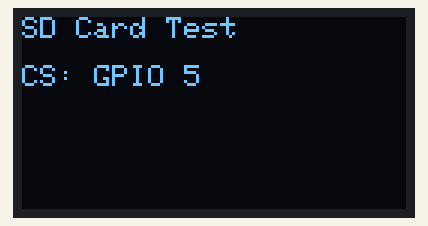
Bench run of a sketch on a simulated ESP32. On the bench: 128×64 one-colour display. Storage starts empty.

Above: at 1.1 s.
At 3.1 s:
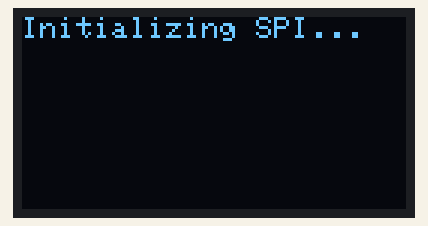
At 3.7 s:
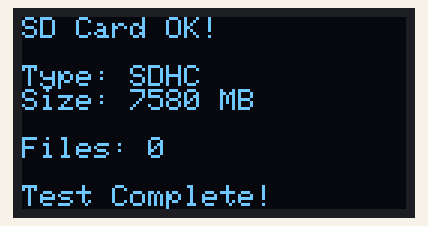

Measured:
- what the display in image 0 shows lasts 2.0 s, from 1.1 s to 3.1 s
- what the display in image 1 shows lasts 0.5 s, from 3.1 s to 3.6 s

The sketch:

sd_test.ino
```cpp
#include <SD.h>
#include <SPI.h>
#include <Wire.h>
#include <Adafruit_GFX.h>
#include <Adafruit_SH110X.h>

// Display settings
#define SCREEN_WIDTH 128
#define SCREEN_HEIGHT 64
#define SDA_PIN 21
#define SCL_PIN 22

// Try different CS pins - uncomment one at a time to test
#define SD_CS 5    // Currently testing GPIO 5
// #define SD_CS 33   // Try this if 5 doesn't work
// #define SD_CS 4    // Or this
// #define SD_CS 15   // Or this

#define SD_MISO 13
#define SD_MOSI 14
#define SD_SCK 27

// Create display object for SH1106
Adafruit_SH1106G display = Adafruit_SH1106G(SCREEN_WIDTH, SCREEN_HEIGHT, &Wire, -1);

void setup() {
  Serial.begin(115200);
  delay(1000);

  // Initialize I2C for display
  Wire.begin(SDA_PIN, SCL_PIN);

  // Initialize display
  if(!display.begin(0x3C, true)) {
    Serial.println("Display failed!");
    while(1);
  }

  display.clearDisplay();
  display.setTextSize(1);
  display.setTextColor(SH110X_WHITE);
  display.setCursor(0,0);
  display.println("SD Card Test");
  display.println("");
  display.print("CS: GPIO ");
  display.println(SD_CS);
  display.display();
  delay(2000);

  display.clearDisplay();
  display.setCursor(0,0);
  display.println("Initializing SPI...");
  display.display();

  SPI.begin(SD_SCK, SD_MISO, SD_MOSI, SD_CS);
  delay(500);

  display.println("Testing SD card...");
  display.display();

  if (!SD.begin(SD_CS)) {
    display.clearDisplay();
    display.setCursor(0,0);
    display.println("SD CARD FAILED!");
    display.println("");
    display.println("Check:");
    display.println("- Card inserted?");
    display.println("- Wiring OK?");
    display.println("- FAT32 format?");
    display.println("");
    display.print("CS pin: ");
    display.println(SD_CS);
    display.display();
    while(1);
  }

  display.clearDisplay();
  display.setCursor(0,0);
  display.println("SD Card OK!");
  display.println("");

  uint8_t cardType = SD.cardType();
  if (cardType == CARD_NONE) {
    display.println("No card detected");
    display.display();
    while(1);
  }

  display.print("Type: ");
  if (cardType == CARD_MMC) {
    display.println("MMC");
  } else if (cardType == CARD_SD) {
    display.println("SDSC");
  } else if (cardType == CARD_SDHC) {
    display.println("SDHC");
  } else {
    display.println("UNKNOWN");
  }

  uint64_t cardSize = SD.cardSize() / (1024 * 1024);
  display.print("Size: ");
  display.print(cardSize);
  display.println(" MB");
  display.println("");

  // Count files
  int fileCount = 0;
  File root = SD.open("/");
  File file = root.openNextFile();
  while (file) {
    if (!file.isDirectory()) {
      fileCount++;
    }
    file.close();
    file = root.openNextFile();
  }
  root.close();

  display.print("Files: ");
  display.println(fileCount);
  display.println("");
  display.println("Test Complete!");
  display.display();
}

void loop() {
  // Nothing here - test runs once in setup
}
```
